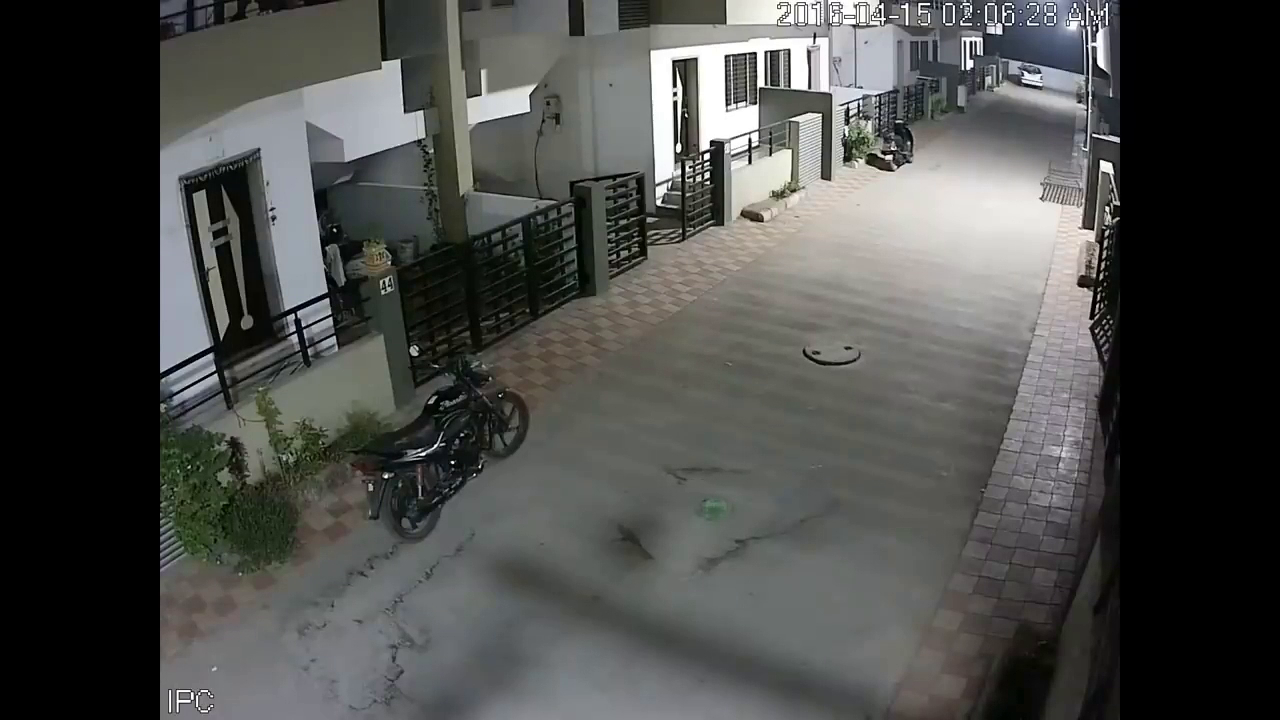
#> input picture frame 108 of cctv.mp4, 1280 x 720 px
$ python cctv.py
#> lines starting #> are read from the running program, lines starting #| are printed output that depends on the picture; after the words box and inside, x2 and y2 are one past the last pixel; in counts of white or black regions, pixels touching at a corner belong together
### tracker.py
import numpy as np
import math


class EuclideanDistTracker:
    def __init__(self):
        # Store the center positions of the objects
        self.center_points = {}
        # Keep the count of the IDs
        # each time a new object id detected, the count will increase by one
        self.id_count = 0


    def update(self, objects_rect):
        # Objects boxes and ids
        objects_bbs_ids = []

        # Get center point of new object
        for rect in objects_rect:
            x, y, w, h = rect
            cx = (x + x + w) // 2
            cy = (y + y + h) // 2

            # Find out if that object was detected already
            same_object_detected = False
            for id, pt in self.center_points.items():
                dist = math.hypot(cx - pt[0], cy - pt[1])

                if dist < 25:
                    self.center_points[id] = (cx, cy)
                    print(self.center_points)
                    objects_bbs_ids.append([x, y, w, h, id])
                    same_object_detected = True
                    break

            # New object is detected we assign the ID to that object
            if same_object_detected is False:
                self.center_points[self.id_count] = (cx, cy)
                objects_bbs_ids.append([x, y, w, h, self.id_count])
                self.id_count += 1

        # Clean the dictionary by center points to remove IDS not used anymore
        new_center_points = {}
        for obj_bb_id in objects_bbs_ids:
            _, _, _, _, object_id = obj_bb_id
            center = self.center_points[object_id]
            new_center_points[object_id] = center

        # Update dictionary with IDs not used removed
        self.center_points = new_center_points.copy()
        return objects_bbs_ids

### cctv.py
import cv2
import numpy as np
from tracker import *


# Create tracker object
tracker = EuclideanDistTracker()

cap = cv2.VideoCapture("cctv.mp4")

# Object detection from Stable camera
object_detector = cv2.createBackgroundSubtractorMOG2(history=100, varThreshold=40)
fgbg = cv2.createBackgroundSubtractorMOG2(detectShadows = True)


while True:

    ret, frame = cap.read()
#> frame is the input picture: shape (720, 1280, 3); mean B, G, R 73.7, 76, 75.1
    height, width, _ = frame.shape
#> height = 720; width = 1280
    #print(height, width)

    # Extract Region of interest
    roi = frame[0: 180,960: 1100]
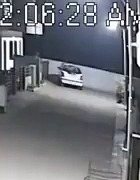
#> roi: shape (180, 140, 3); mean B, G, R 120.8, 113.9, 111.4

    # 1. Object Detection
    mask = fgbg.apply(roi) #object_detector.apply(roi)
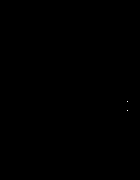
#> mask: shape (180, 140); values 127 (black) and 255 (white), 0.01% white in thin lines or dots, all inside (x1, y1, x2, y2) = (127, 101, 128, 111)
    _, mask = cv2.threshold(mask, 254, 255, cv2.THRESH_BINARY)
    contours, _ = cv2.findContours(mask, cv2.RETR_TREE, cv2.CHAIN_APPROX_NONE)
#> contours = 2 contours, all with area under 20


            #accuracy = 0.001 * cv2.arcLength(cnt , True)


    detections = []
    for cnt in contours:
        # Calculate area and remove small elements
        area = cv2.contourArea(cnt)
        if area > 100:
            #cv2.drawContours(roi, [cnt], -1, (0, 255, 0), 2)
            x, y, w, h = cv2.boundingRect(cnt)
            detections.append([x, y, w, h])
#> this loop made 2 passes
#> (cnt, area) on passes 1 to 2: ([[127, 110]], 0), ([[127, 101]], 0)
#> after the loop, detections = []


    # 2. Object Tracking
    boxes_ids = tracker.update(detections)
#> after the loop in update, `for rect in objects_rect:`: self.center_points = 0 items; self.id_count = 0
#> after the loop in update, `for obj_bb_id in objects_bbs_ids:`: new_center_points = 0 items
#> boxes_ids = []
    for box_id in boxes_ids:
         x, y, w, h, id = box_id
         cv2.putText(roi, str(id), (x, y - 15), cv2.FONT_HERSHEY_PLAIN, 2, (255, 0, 0), 2)
         cv2.rectangle(roi, (x, y), (x + w, y + h), (0, 255, 0), 1)
#> this loop made 0 passes


    cv2.imshow("roi", roi)
    cv2.imshow("Frame", frame)
    cv2.imshow("Mask", mask)
    key = cv2.waitKey(30)
#> (key Esc is pressed here)
    if key == 27:
        break

cap.release()
cv2.destroyAllWindows()

$ run again, starting later in the video
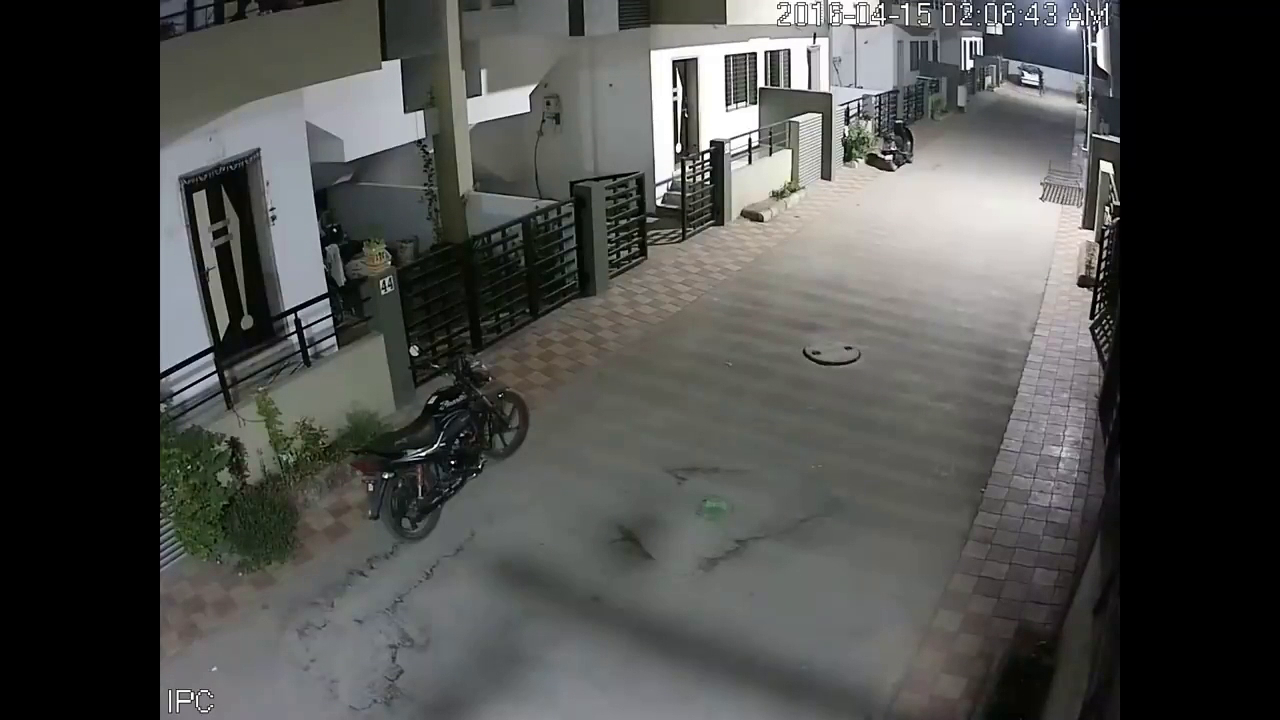
#> input picture frame 486 of cctv.mp4, 1280 x 720 px
#> frame is the input picture: shape (720, 1280, 3); mean B, G, R 73.8, 76, 75.3
#> `roi = frame[0: 180,960: 1100]`:
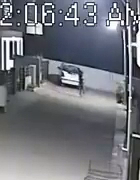
#> roi: shape (180, 140, 3); mean B, G, R 121.3, 114.4, 111.9
#> contours = 3 contours, all with area under 20
#> the loop `for cnt in contours:` made 3 passes
#> cnt on passes 1 to 3: [[137, 138]], [[127, 100], [127, 101]], [[41, 22]]
#> after the loop `for cnt in contours:`: detections = []
#> after the loop in update, `for rect in objects_rect:`: self.center_points = 0 items; self.id_count = 0
#> after the loop in update, `for obj_bb_id in objects_bbs_ids:`: new_center_points = 0 items
#> boxes_ids = []

$ run again, starting later in the video
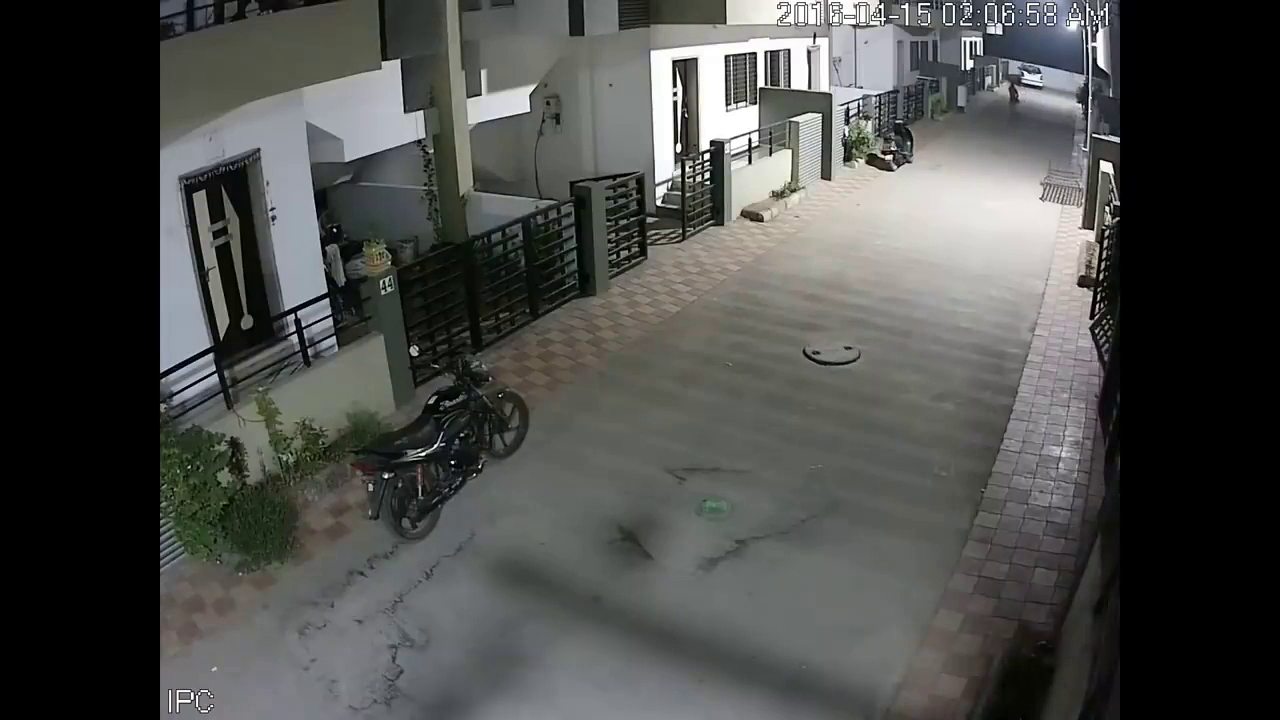
#> input picture frame 864 of cctv.mp4, 1280 x 720 px
#> frame is the input picture: shape (720, 1280, 3); mean B, G, R 74, 76.2, 75.1
#> `roi = frame[0: 180,960: 1100]`:
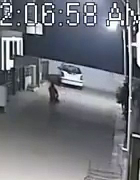
#> roi: shape (180, 140, 3); mean B, G, R 120.9, 113.8, 110.8
#> contours = 3 contours, all with area under 20
#> the loop `for cnt in contours:` made 3 passes
#> cnt on passes 1 to 3: [[127, 113]], [[128, 94]], [[128, 91]]
#> after the loop `for cnt in contours:`: detections = []
#> after the loop in update, `for rect in objects_rect:`: self.center_points = 0 items; self.id_count = 0
#> after the loop in update, `for obj_bb_id in objects_bbs_ids:`: new_center_points = 0 items
#> boxes_ids = []
